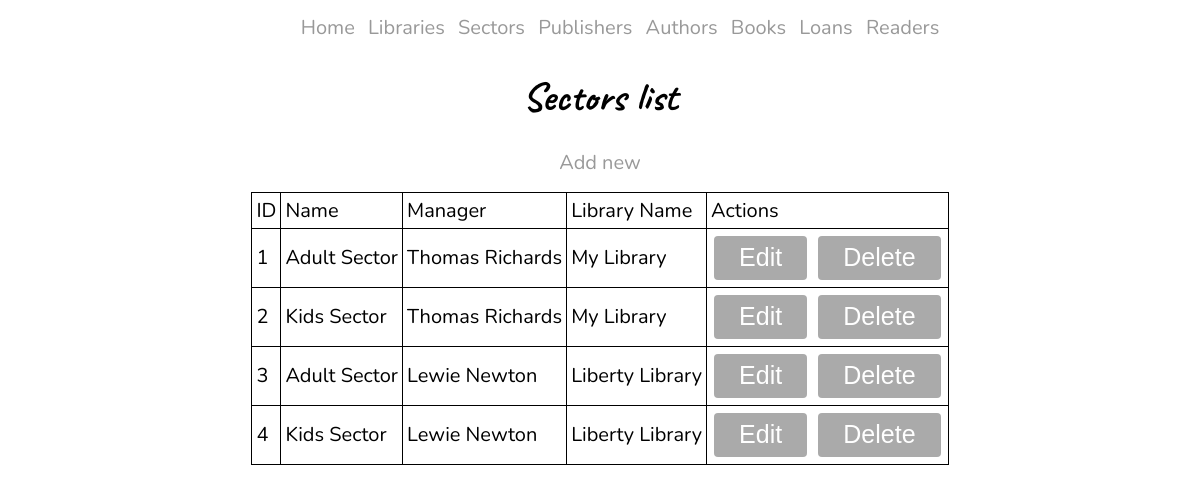
Screenshot of /read.php?object_type=sectors with the database file from the repository.
### tables this page shows
CREATE TABLE `sectors` (
  `id` int NOT NULL,
  `name` text NOT NULL,
  `manager` text NOT NULL,
  `library_id` int NOT NULL
);

CREATE TABLE `libraries` (
  `id` int NOT NULL,
  `name` text NOT NULL,
  `address` text NOT NULL,
  `manager` text NOT NULL
);

### read.php (the view, shortened to what this page needs)
<?php
function render_table($columns = null, $rows = null, $render_actions = false) {
  ?>
  <div class="add-new">
    <a href="/create.php?object_type=<?= $_GET['object_type']; ?>">Add new</a>
  </div>
  <table>
    <thead>
      <tr>
        <?php
        foreach ($columns as $column) {
        ?>
          <td><?= $column ?></td>
        <?php
        }
        if ($render_actions) {
          ?>
          <td>Actions</td>
          <?php
        }
        ?>
      </tr>
    </thead>
    <tbody>
      <?php
        foreach ($rows as $row) {
          echo '<tr>';
          foreach($row as $value) {
            echo '<td>' . $value . '</td>';
          }
          if ($render_actions) {
            ?><td>
              <form action="/update.php" method="get">
                <button>Edit</button>
              </form>
              <form action="/delete.php" method="post">
                <button>Delete</button>
              </form>
            </td>
            <?php
          }
        }
      ?>
    </tbody>
  </table>
  <?php
}
  ?>
  <?php
function read_all_sectors() {
  require_once('init-mysqli.php');
  $query = "
    SELECT sectors.id AS ID, sectors.name AS Name, sectors.manager AS Manager, libraries.name AS `Library Name`
    FROM sectors
    INNER JOIN libraries ON sectors.library_id = libraries.id
    ORDER BY sectors.id;
  ";
  $results = $mysqli->query($query);
  $rows = $results->fetch_all(MYSQLI_ASSOC);
  $columns = array();
  if (!empty($rows)) {
    $columns = array_keys($rows[0]);
  }
  require_once('header.php');
  ?>
  <h1>Sectors list</h1>
  <?php
  render_table($columns, $rows, true);
  require_once('footer.php');
}
  ?>
    <?php
$func_name = 'read_all_' . $_GET['object_type'];
if (function_exists($func_name)) {
  $func_name();
} else {
  return_error(404, 'No such object in database');
}

### header.php (shortened to what this page needs)
<!DOCTYPE html>
<html lang="en">
<head>
  <link rel="stylesheet" href="style.css">
</head>
<body>
  <div>
<?php include_once('nav.php');

### nav.php
<nav>
  <ul>
    <li>
      <a href="/">Home</a>
    </li>
    <li>
      <a href="/read.php?object_type=libraries">Libraries</a>
    </li>
    <li>
      <a href="/read.php?object_type=sectors">Sectors</a>
    </li>
    <li>
      <a href="/read.php?object_type=publishers">Publishers</a>
    </li>
    <li>
      <a href="/read.php?object_type=authors">Authors</a>
    </li>
    <li>
      <a href="/read.php?object_type=books">Books</a>
    </li>
    <li>
      <a href="/read.php?object_type=loans">Loans</a>
    </li>
    <li>
      <a href="/read.php?object_type=readers">Readers</a>
    </li>
  </ul>
</nav>

### footer.php
  </div>
</body>
</html>

### style.css (style rules this page uses)
body { margin: 0; max-width: 100vw; }
table { border-collapse: collapse; }
td { border: 1px solid; padding: 0.2em; white-space: nowrap; }
a { display: inline-block; text-decoration: none; color: #999; background: linear-gradient(#000, #000), linear-gradient(#000, #000); background-repeat: no-repeat; background-position: 100% 100%,0 100%; background-size: 0% .1em, 0 .1em; transition: color .3s, background .3s; }
nav ul { list-style-type: none; text-align: center; margin: 0.5em 0; }
nav li { display: inline-block; padding: 0.2em; }
h1, h2, h3, h4 { text-align: center; }
body > div { width: 75%; margin: 0 auto; }
table { margin: 0 auto; }
td form { display: inline-block; }
table button { background-color: #aaa; font-size: 125%; color: #fff; padding: 0.3em 1em; margin: 3px; border: none; border-radius: 4px; cursor: pointer; transition: 0.3s; }
.add-new { text-align: center; margin: 1rem; }

### header.php (style rules this page uses)
body { font-family: 'Nunito', sans-serif; font-size: 125%; }
h1, h2, h3, h4 { font-family: 'Caveat', cursive; }

### rows the page displays
sectors: id "1", name "Adult Sector", manager "Thomas Richards", library.name "My Library"
sectors: id "2", name "Kids Sector", manager "Thomas Richards", library.name "My Library"
sectors: id "3", name "Adult Sector", manager "Lewie Newton", library.name "Liberty Library"
sectors: id "4", name "Kids Sector", manager "Lewie Newton", library.name "Liberty Library"

### other values shown
$column "ID"
$column "Name"
$column "Manager"
$column "Library Name"
